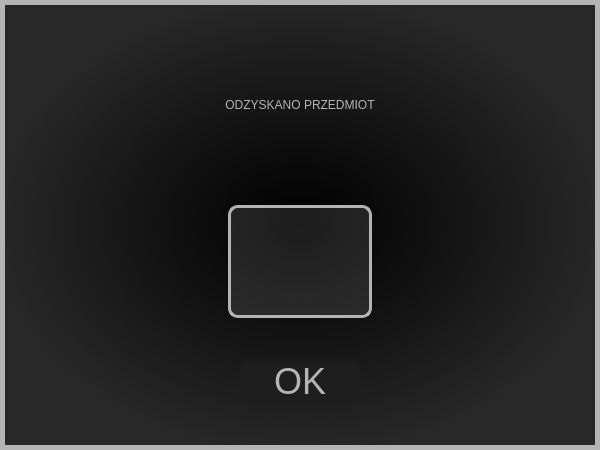
<?xml version="1.0" encoding="UTF-8"?>
<ui version="4.0">
 <class>RecoveredItemDialog</class>
 <widget class="QDialog" name="RecoveredItemDialog">
  <property name="geometry">
   <rect>
    <x>0</x>
    <y>0</y>
    <width>600</width>
    <height>450</height>
   </rect>
  </property>
  <property name="windowTitle">
   <string>Dialog</string>
  </property>
  <property name="styleSheet">
   <string notr="true">#RecoveredItemDialog {
background-color: qradialgradient(spread:pad, cx:0.5, cy:0.5, radius:0.8, fx:0.5, fy:0.5, stop:0 rgba(0, 0, 0, 255), stop:0.638889 rgba(40, 40, 40, 255));
border-style: solid;
border-color: rgb(180,180,180);
border-width: 5px;
}</string>
  </property>
  <layout class="QVBoxLayout" name="verticalLayout" stretch="5,3,1,3,1">
   <item>
    <widget class="QLabel" name="label">
     <property name="styleSheet">
      <string notr="true">color: rgb(180,180,180);</string>
     </property>
     <property name="text">
      <string>ODZYSKANO PRZEDMIOT</string>
     </property>
     <property name="alignment">
      <set>Qt::AlignCenter</set>
     </property>
    </widget>
   </item>
   <item>
    <layout class="QHBoxLayout" name="horizontalLayout" stretch="3,2,3">
     <item>
      <spacer name="horizontalSpacer">
       <property name="orientation">
        <enum>Qt::Horizontal</enum>
       </property>
       <property name="sizeHint" stdset="0">
        <size>
         <width>40</width>
         <height>20</height>
        </size>
       </property>
      </spacer>
     </item>
     <item>
      <widget class="QLabel" name="label_2">
       <property name="styleSheet">
        <string notr="true">background-color: rgba(150,150,150,50);
border-radius: 10px;
border-style: solid;
border-color: rgb(180,180,180);
border-width: 3px;</string>
       </property>
       <property name="text">
        <string/>
       </property>
      </widget>
     </item>
     <item>
      <spacer name="horizontalSpacer_2">
       <property name="orientation">
        <enum>Qt::Horizontal</enum>
       </property>
       <property name="sizeHint" stdset="0">
        <size>
         <width>40</width>
         <height>20</height>
        </size>
       </property>
      </spacer>
     </item>
    </layout>
   </item>
   <item>
    <spacer name="verticalSpacer_2">
     <property name="orientation">
      <enum>Qt::Vertical</enum>
     </property>
     <property name="sizeHint" stdset="0">
      <size>
       <width>20</width>
       <height>40</height>
      </size>
     </property>
    </spacer>
   </item>
   <item>
    <layout class="QHBoxLayout" name="horizontalLayout_2" stretch="3,1,3">
     <item>
      <spacer name="horizontalSpacer_3">
       <property name="orientation">
        <enum>Qt::Horizontal</enum>
       </property>
       <property name="sizeHint" stdset="0">
        <size>
         <width>40</width>
         <height>20</height>
        </size>
       </property>
      </spacer>
     </item>
     <item>
      <widget class="QPushButton" name="pushButton">
       <property name="sizePolicy">
        <sizepolicy hsizetype="Preferred" vsizetype="Fixed">
         <horstretch>0</horstretch>
         <verstretch>0</verstretch>
        </sizepolicy>
       </property>
       <property name="minimumSize">
        <size>
         <width>120</width>
         <height>40</height>
        </size>
       </property>
       <property name="maximumSize">
        <size>
         <width>120</width>
         <height>40</height>
        </size>
       </property>
       <property name="font">
        <font>
         <pointsize>-1</pointsize>
        </font>
       </property>
       <property name="styleSheet">
        <string notr="true">#pushButton {
border-style: solid;
background-color: rgb(30,30,30);
color: rgb(180,180,180);
border-radius: 10px;
font-size: 36px;
}
#pushButton:hover {
background-color: rgb(40,40,40);
border-style: solid;
border-color: rgb(180,180,180);
border-width: 4px;
}</string>
       </property>
       <property name="text">
        <string>OK</string>
       </property>
      </widget>
     </item>
     <item>
      <spacer name="horizontalSpacer_4">
       <property name="orientation">
        <enum>Qt::Horizontal</enum>
       </property>
       <property name="sizeHint" stdset="0">
        <size>
         <width>40</width>
         <height>20</height>
        </size>
       </property>
      </spacer>
     </item>
    </layout>
   </item>
   <item>
    <spacer name="verticalSpacer">
     <property name="orientation">
      <enum>Qt::Vertical</enum>
     </property>
     <property name="sizeHint" stdset="0">
      <size>
       <width>20</width>
       <height>40</height>
      </size>
     </property>
    </spacer>
   </item>
  </layout>
 </widget>
 <resources/>
 <connections/>
</ui>
